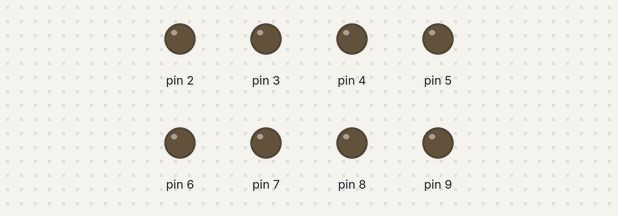
Recording of a sketch running on a simulated Arduino Uno, built with avr-gcc and run on an emulated ATmega328P. Parts: output pins drawn as LEDs (lit = HIGH).

Above: at 0.1 s.
At 3.1 s:
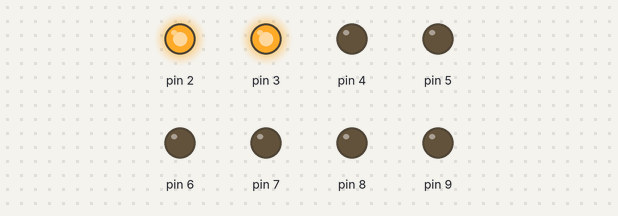
At 5.1 s:
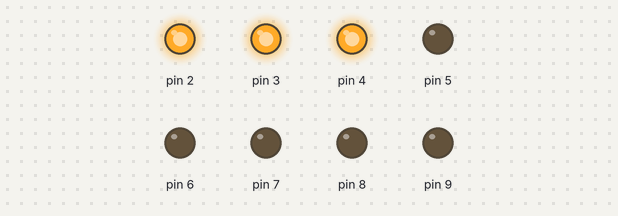
At 7.1 s:
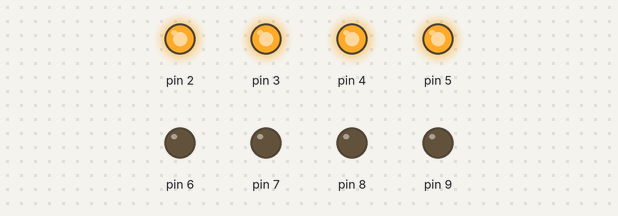
At 13.1 s:
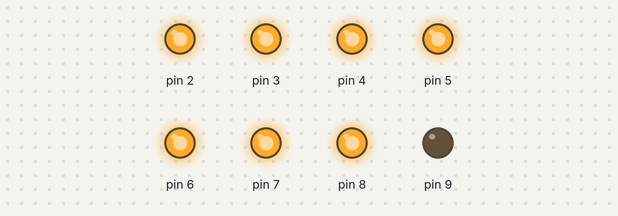
At 39.1 s:
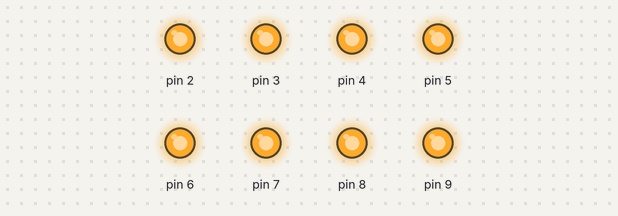
Timing chart, 0 to 40.0 s (numbered marks = the images above):
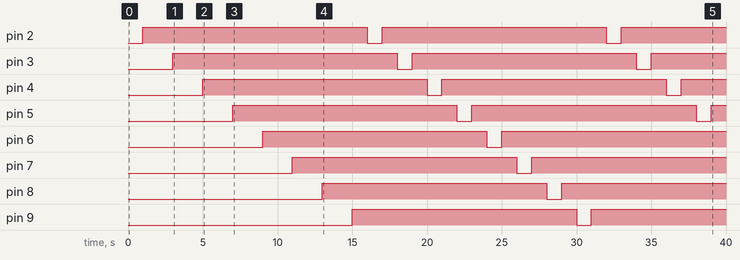

Measured:
- by itself, pin 2–5: alternates HIGH for 15.0 s and LOW for 1.0 s
- by itself, pin 6: LOW → HIGH at 9.0 s, → LOW 15.0 s later, → HIGH 1.0 s later
- by itself, pin 7: LOW → HIGH at 11.0 s, → LOW 15.0 s later, → HIGH 1.0 s later
- by itself, pin 8: LOW → HIGH at 13.0 s, → LOW 15.0 s later, → HIGH 1.0 s later
- by itself, pin 9: LOW → HIGH at 15.0 s, → LOW 15.0 s later, → HIGH 1.0 s later

The sketch:

20.11.03.ino
```cpp
void setup() {
  for (int i=2;i<=9;i++)
    pinMode(i,OUTPUT);

}

void loop() {
  // put your main code here, to run repeatedly:
  for(int i=2;i<=9;i++)
    {
      digitalWrite(i,0);
      delay(1000);
      digitalWrite(i,1);
      delay(1000);
    }
}
```
